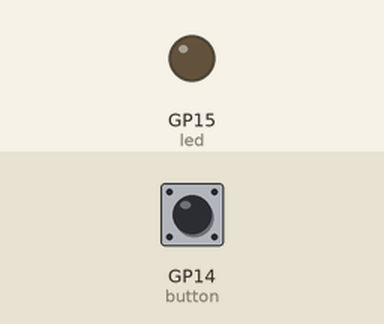
Recording of a program running on a simulated Raspberry Pi Pico running MicroPython. Shown: output pins drawn as LEDs (lit = HIGH). Inputs (shaded band) come from the test bench; at power-on: GP14 (button) HIGH.

Above: at 1.2 s.
1.3 s: GP14 (button) pulled LOW for 0.15 s
At 2.5 s:
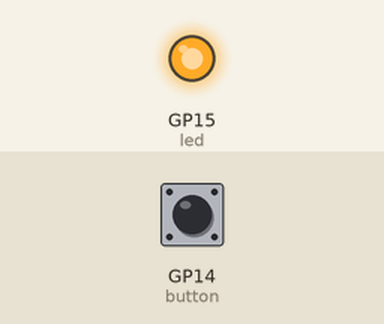
2.9 s: GP14 (button) pulled LOW for 1 s
At 3.8 s:
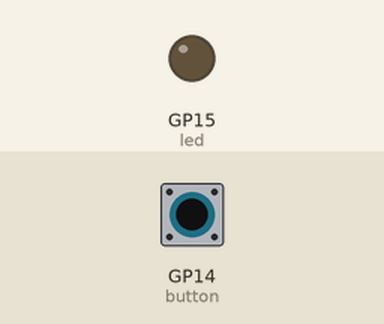
5.4 s: GP14 (button) pulled LOW for 3.2 s
At 5.7 s:
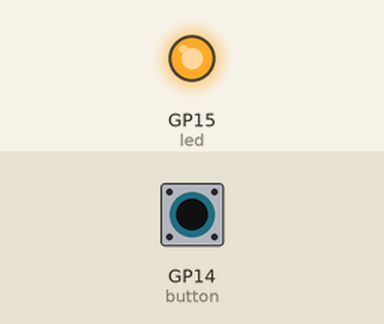
Timing chart, 0 to 8.4 s (numbered marks = the images above; inputs shaded):
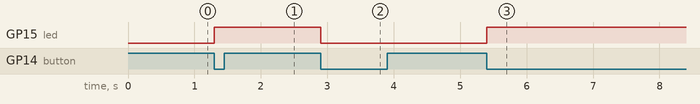

The program:

led_push_on_push_off.py
```python
# (licence header left out)
from machine import Pin
import time

led = Pin(15, Pin.OUT)
button = Pin(14, Pin.IN, Pin.PULL_UP)  # Button pin with pull-up resistor
# Initialize the button pin with pull-up resistor
# The button pin is set to input mode with a pull-up resistor, which means it will read high (1) when not pressed and low (0) when pressed.
# The LED pin is set to output mode.

led_state = False  # Initial state of the LED
# The initial state of the LED is set to off (False).
# The code will toggle the LED state when the button is pressed.
last_button = 1
# The last button state is initialized to high (1).
# This variable will be used to detect button presses.

try:
    while True:
        current_button = button.value()  # Read the current button state
        # The current button state is read from the button pin.
        # If the button is pressed, it will read low (0), and if not pressed, it will read high (1).

        if current_button == 0 and last_button == 1:  # Button pressed
            led_state = not led_state  # Toggle LED state
            led.value(led_state)  # Set LED to the new state
            time.sleep(0.2)  # Debounce delay
            # A debounce delay is added to prevent multiple toggles from a single press.
        last_button = current_button
        # Update the last button state to the current state
        # This ensures that the next iteration will correctly detect the button press.
except KeyboardInterrupt:
    led.value(0)  # Turn off LED on stop
    # If the program is interrupted (e.g., by pressing Ctrl+C), the LED is turned off.
```

Measured:
- after the input at 1.3 s, GP15 (led): LOW → HIGH at once
- after the input at 2.9 s, GP15 (led): HIGH → LOW at once
- after the input at 5.4 s, GP15 (led): LOW → HIGH at once
